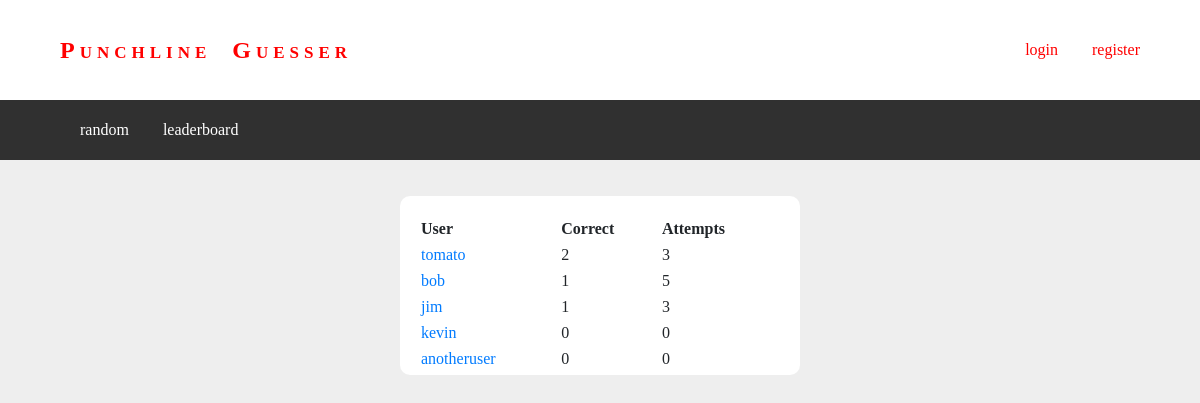
The app's page /leaderboard/, older data.
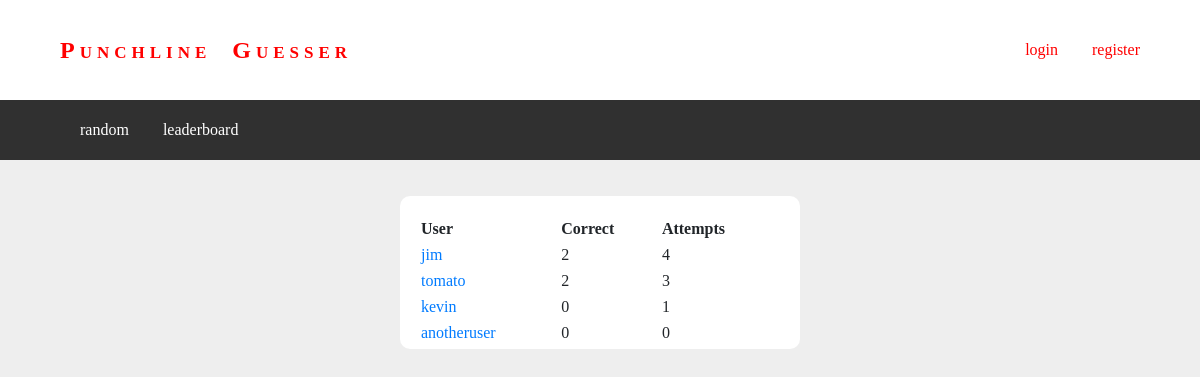
The same page, newer data.
### users/models.py (models this page shows)
class Profile(models.Model):
	user = models.OneToOneField(User, on_delete=models.CASCADE)
	bio = models.TextField(max_length=500, null=True, blank=True)
	correct = models.ManyToManyField(Post, related_name='correct', null=True, blank=True)
	attempted = models.ManyToManyField(Post, related_name='attempted', null=True, blank=True)

### users/views.py (the view)
# urls.py: path('leaderboard/', user_views.leaderboard, name='leaderboard'),
def leaderboard(request):
	profiles = Profile.objects.annotate(num_correct=Count('correct')).order_by('-num_correct')
	context = {
		'profiles': profiles,
	}
	return render(request, 'leaderboard.html', context=context)

### users/templates/leaderboard.html
{% extends "base_generic.html" %}
{% block content %}
  <div class="form-box">
    <table>
      <tr>
        <th>User</th>
        <th>Correct</th>
        <th>Attempts</th>
      </tr>
        {% for profile in profiles %}
          <tr>
            <td><a href="{% url 'profile' profile.user.username %}">{{ profile.user.username }}</a></td>
            <td>{{ profile.correct.count }}</td>
            <td>{{ profile.attempted.count }}</td>
          </tr>
        {% endfor %}
    </table>
  </div>
{% endblock %}

### punchline/templates/base_generic.html (shortened to what this page needs)
<!DOCTYPE html>
<html lang="en">
  <head>
      <link rel="stylesheet" href="https://stackpath.bootstrapcdn.com/bootstrap/4.3.1/css/bootstrap.min.css">
      {% load static %}
      <link rel="stylesheet" href="{% static 'css/styles.css' %}">
  </head>
  <body>
    <div class="header">
      <div class="container">
        <a href="#" class="logo">Punchline Guesser</a>
        <div class="header-right">
          {% if user.is_authenticated %}
            <a href="{% url 'profile' user.username %}">profile</a>
            <a href="{% url 'logout' %}">logout</a>
          {% else %}
            <a href="{% url 'login' %}">login</a>
            <a href="{% url 'register' %}">register</a>
          {% endif %}
        </div>
      </div>
    </div>
    <div class="navbar">
      <ul>
        <div class="container">
          <li><a href="{% url 'index' %}">random</a></li>
          <li><a href="{% url 'leaderboard' %}">leaderboard</a></li>
        </div>
      </ul>
    </div>
    <div class="container">
      {% block content %}{% endblock %}
    </div>
  </body>
</html>

### punchline/static/css/styles.css (style rules this page uses)
body { font-family: Verdana; background-color: #eee; }
a, a:hover { text-decoration: none; }
table { width: 100%; }
.header { background-color: white; padding: 10px; overflow: hidden; }
.header a { color: red; font-size: 1em; border-radius: 10px; padding: 15px; text-align: center; line-height: 80px; }
.header-right { float: right; }
.header a.logo { font-size: 1.5em; font-weight: bold; font-variant: small-caps; letter-spacing: 5px; word-spacing: 10px; }
.navbar { margin: 0; padding: 0; }
.navbar ul { list-style-type: none; background-color: #303030; line-height: 60px; width: 100%; }
.navbar li { display: inline-block; }
.navbar li a { color: white; padding: 15px; text-align: center; }
.form-box { padding: 20px 20px 3px 20px; border-radius: 10px; background-color: white; margin: 20px auto 20px auto; max-width: 400px; }

Row changes from the older to the newer data that the page shows:
removed Profile: user.username "bob", correct.count "1", attempted.count "5"
shown differently, row unchanged: Profile "jim": correct.count "1" → "2"; attempted.count "3" → "4"; moves up the list
computed for Profile "kevin": attempted.count "0" → "1"
